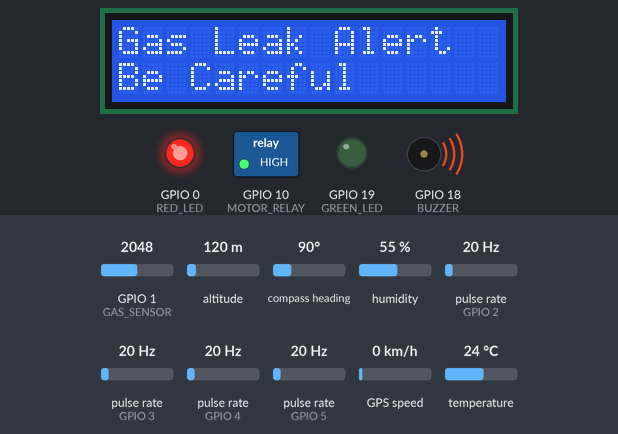
Bench run of a sketch on a simulated ESP32-C3. Parts: 16×2 character LCD, switched loads named in the sketch (green lamp = pin HIGH), output pins drawn as LEDs (lit = HIGH), buzzer (waves = sounding, pin HIGH). Wiring (inferred from the names in the program): 4 × pulse sensor: data GPIO 2 / data GPIO 3 / data GPIO 4 / data GPIO 5. Inputs (shaded band) come from the test bench; at power-on: GPIO 1 (GAS_SENSOR) = 2048, pulse rate (sensors on GPIO 2, GPIO 3, GPIO 4, GPIO 5) 20 Hz, compass heading 90°, altitude 120 m, humidity 55 %, GPS speed 0 km/h, temperature 24 °C. The GPS gets a fix after 3 s at 37.7749, -122.4194 with 8 satellites; what the sketch prints to the serial monitor is not drawn.

Above: at 3.2 s.
3.3 s: GPIO 1 (GAS_SENSOR) set to 1332
4.8 s: GPIO 1 (GAS_SENSOR) set to 1224
At 4.93 s:
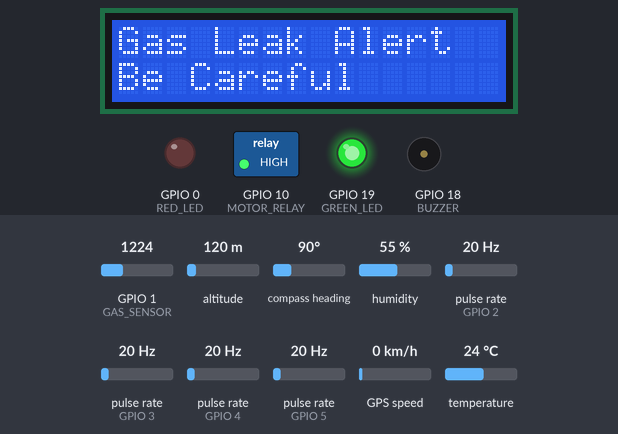
At 6.2 s:
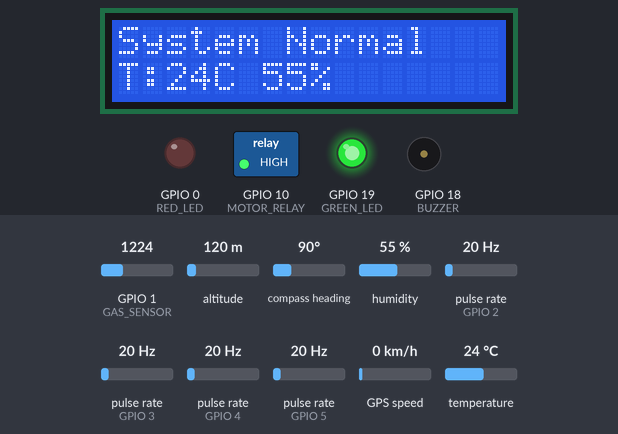
6.5 s: GPIO 1 (GAS_SENSOR) set to 3972
At 7.5 s:
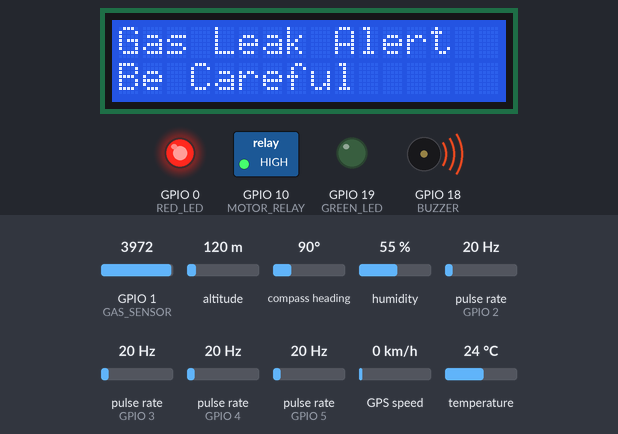
12.5 s: pulse rate (sensor on GPIO 2) set to 100 Hz
At 18.4 s:
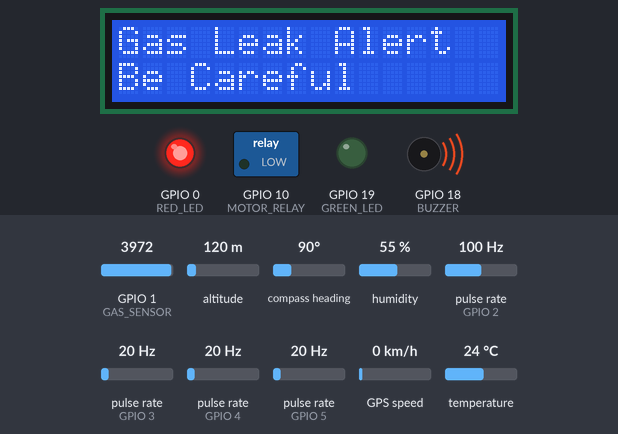
18.5 s: compass heading set to 269°
24.5 s: GPIO 1 (GAS_SENSOR) set to 960
Timing chart, 0 to 27.0 s (numbered marks = the images above; inputs shaded):
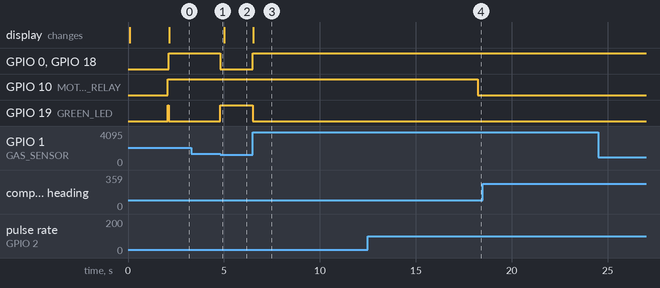

Measured:
- the behaviour switches between 1270 and 1269 on GPIO 1 (GAS_SENSOR) (found by bisection; images 0 and 1)
- after the input at 3.3 s, every drawn part: stays the same
- after the input at 4.8 s, GPIO 0 (RED_LED), GPIO 18 (BUZZER): HIGH → LOW at once; GPIO 19 (GREEN_LED): LOW → HIGH at once
- after the input at 6.5 s, GPIO 0 (RED_LED), GPIO 18 (BUZZER): LOW → HIGH at once; GPIO 19 (GREEN_LED): HIGH → LOW at once; the display: changes at once (image 3)
- after the input at 12.5 s, GPIO 10 (MOTOR_RELAY): HIGH → LOW after 5.7 s
- after the input at 18.5 s, every drawn part: stays the same
- after the input at 24.5 s, every drawn part: stays the same

The sketch:

leak_detector.ino
```cpp
// ======================================================
//        ESP32-C3 SuperMini Leakage Detection System
// ======================================================

// ================== Thinger.io ==================
#include <ThingerESP32.h>

#define USERNAME "jwoejrj"
#define DEVICE_ID "leak_detector"
#define DEVICE_CREDENTIAL "leak_detector"

// ================== WiFi ==================
#include <WiFi.h>

#define SSID "vivo T3 5g"
#define SSID_PASSWORD "mdg123456"

// ================== LCD ==================
#include <Wire.h>
#include <LiquidCrystal_I2C.h>

LiquidCrystal_I2C lcd(0x27, 16, 2);

// ================== DHT ==================
#include <DHT.h>

#define DHTPIN 6
#define DHTTYPE DHT11

DHT dht(DHTPIN, DHTTYPE);

// ================== GPS ==================
#include <TinyGPS++.h>
#include <HardwareSerial.h>

TinyGPSPlus gps;
HardwareSerial gpsSerial(1);

// ================== Objects ==================
ThingerESP32 thing(USERNAME, DEVICE_ID, DEVICE_CREDENTIAL);

// ================== Pin Definitions ==================

// Flow Sensors
#define FLOW1 2
#define FLOW2 3
#define FLOW3 4
#define FLOW4 5

// MQ6 Analog Pin
#define GAS_SENSOR 1

// Outputs
#define BUZZER 18
#define MOTOR_RELAY 10

#define GREEN_LED 19
#define RED_LED 0

// GPS Pins
#define GPS_RX 20
#define GPS_TX 21

// ================== Variables ==================

float latitude = 0.0;
float longitude = 0.0;

bool gpsSentOnce = false;
unsigned long lastGpsPush = 0;

// Flow Variables
volatile byte pulseCount1 = 0;
volatile byte pulseCount2 = 0;
volatile byte pulseCount3 = 0;
volatile byte pulseCount4 = 0;

float flow1 = 0;
float flow2 = 0;
float flow3 = 0;
float flow4 = 0;

float calibrationFactor = 6.0;

unsigned long prevMillis = 0;

// Leak Logic
unsigned long systemStartTime = 0;

bool leakageCheckReady = false;
bool leakTimerRunning = false;
bool leakageConfirmed = false;

unsigned long leakTimerStart = 0;

// ================== Interrupt Functions ==================

void IRAM_ATTR count1() {
  pulseCount1++;
}

void IRAM_ATTR count2() {
  pulseCount2++;
}

void IRAM_ATTR count3() {
  pulseCount3++;
}

void IRAM_ATTR count4() {
  pulseCount4++;
}

// ======================================================
//                        SETUP
// ======================================================

void setup() {

  Serial.begin(115200);

  // LCD
  lcd.init();
  lcd.backlight();

  lcd.setCursor(0, 0);
  lcd.print("System Starting");

  delay(2000);

  // DHT
  dht.begin();

  // Flow Sensors
  pinMode(FLOW1, INPUT_PULLUP);
  pinMode(FLOW2, INPUT_PULLUP);
  pinMode(FLOW3, INPUT_PULLUP);
  pinMode(FLOW4, INPUT_PULLUP);

  attachInterrupt(digitalPinToInterrupt(FLOW1), count1, FALLING);
  attachInterrupt(digitalPinToInterrupt(FLOW2), count2, FALLING);
  attachInterrupt(digitalPinToInterrupt(FLOW3), count3, FALLING);
  attachInterrupt(digitalPinToInterrupt(FLOW4), count4, FALLING);

  // Outputs
  pinMode(BUZZER, OUTPUT);
  pinMode(MOTOR_RELAY, OUTPUT);

  pinMode(GREEN_LED, OUTPUT);
  pinMode(RED_LED, OUTPUT);

  pinMode(GAS_SENSOR, INPUT);

  // Initial State
  digitalWrite(BUZZER, LOW);

  digitalWrite(MOTOR_RELAY, HIGH);

  digitalWrite(GREEN_LED, HIGH);
  digitalWrite(RED_LED, LOW);

  // GPS UART
  gpsSerial.begin(9600, SERIAL_8N1, GPS_RX, GPS_TX);

  // WiFi
  thing.add_wifi(SSID, SSID_PASSWORD);

  // ================== Thinger Resources ==================

  thing["flow1"] >> [](pson &out) {
    out = flow1;
  };

  thing["flow2"] >> [](pson &out) {
    out = flow2;
  };

  thing["flow3"] >> [](pson &out) {
    out = flow3;
  };

  thing["flow4"] >> [](pson &out) {
    out = flow4;
  };

  thing["temperature"] >> [](pson &out) {
    out = dht.readTemperature();
  };

  thing["humidity"] >> [](pson &out) {
    out = dht.readHumidity();
  };

  thing["gas"] >> [](pson &out) {
    out = map(analogRead(GAS_SENSOR), 0, 4095, 0, 100);
  };

  thing["location"] >> [](pson &out) {

    out["latitude"] = latitude;
    out["longitude"] = longitude;
  };

  systemStartTime = millis();
}

// ======================================================
//                         LOOP
// ======================================================

void loop() {

  thing.handle();

  readGPS();

  updateFlow();

  checkLeaks();

  streamData();
}

// ======================================================
//                      GPS FUNCTION
// ======================================================

void readGPS() {

  while (gpsSerial.available()) {

    gps.encode(gpsSerial.read());
  }

  if (gps.location.isValid()) {

    latitude = gps.location.lat();
    longitude = gps.location.lng();

    if (!gpsSentOnce || millis() - lastGpsPush > 60000) {

      thing.stream("location");

      gpsSentOnce = true;

      lastGpsPush = millis();

      Serial.println("GPS Location Sent");
    }
  }
}

// ======================================================
//                   FLOW CALCULATION
// ======================================================

void updateFlow() {

  unsigned long currentMillis = millis();

  if (currentMillis - prevMillis >= 1000) {

    noInterrupts();

    flow1 = (1000.0 / (currentMillis - prevMillis)) * pulseCount1 / calibrationFactor;

    flow2 = (1000.0 / (currentMillis - prevMillis)) * pulseCount2 / calibrationFactor;

    flow3 = (1000.0 / (currentMillis - prevMillis)) * pulseCount3 / calibrationFactor;

    flow4 = (1000.0 / (currentMillis - prevMillis)) * pulseCount4 / calibrationFactor;

    pulseCount1 = 0;
    pulseCount2 = 0;
    pulseCount3 = 0;
    pulseCount4 = 0;

    prevMillis = currentMillis;

    interrupts();

    Serial.printf(
      "F1: %.2f | F2: %.2f | F3: %.2f | F4: %.2f\n",
      flow1,
      flow2,
      flow3,
      flow4
    );
  }
}

// ======================================================
//                   LEAK DETECTION
// ======================================================

void checkLeaks() {

  // Delay Leak Detection at Startup
  if (!leakageCheckReady && millis() - systemStartTime >= 10000) {

    leakageCheckReady = true;

    Serial.println("Leak Detection Active");
  }

  float temp = dht.readTemperature();
  float hum = dht.readHumidity();

  int gas = map(analogRead(GAS_SENSOR), 0, 4095, 0, 100);

  bool leak1 = false;
  bool leak2 = false;

  bool gasLeak = gas > 30;

  if (leakageCheckReady) {

    leak1 = (flow1 > flow2 && flow1 > 1);

    leak2 = (flow3 > flow4 && flow3 > 1);
  }

  // ================== Fluid Leakage ==================

  if ((leak1 || leak2) && !leakageConfirmed) {

    if (!leakTimerRunning) {

      leakTimerRunning = true;

      leakTimerStart = millis();

    } else if (millis() - leakTimerStart >= 5000) {

      leakageConfirmed = true;

      digitalWrite(MOTOR_RELAY, LOW);

      digitalWrite(BUZZER, HIGH);

      digitalWrite(GREEN_LED, LOW);
      digitalWrite(RED_LED, HIGH);

      lcd.clear();

      lcd.setCursor(0, 0);
      lcd.print("Leak Detected");

      lcd.setCursor(0, 1);
      lcd.print("Motor OFF");

      Serial.println("Fluid Leakage Detected");
    }

  } else if (!leak1 && !leak2) {

    leakTimerRunning = false;

    leakTimerStart = 0;
  }

  // ================== Gas Leakage ==================

  if (gasLeak) {

    digitalWrite(BUZZER, HIGH);

    digitalWrite(GREEN_LED, LOW);
    digitalWrite(RED_LED, HIGH);

    lcd.clear();

    lcd.setCursor(0, 0);
    lcd.print("Gas Leak Alert");

    lcd.setCursor(0, 1);
    lcd.print("Be Careful");

    Serial.println("Gas Leakage Detected");
  }

  // ================== Normal Condition ==================

  if (!leakageConfirmed && !gasLeak) {

    digitalWrite(MOTOR_RELAY, HIGH);

    digitalWrite(BUZZER, LOW);

    digitalWrite(GREEN_LED, HIGH);
    digitalWrite(RED_LED, LOW);

    static unsigned long lastDisplay = 0;

    if (millis() - lastDisplay > 5000) {

      lcd.clear();

      lcd.setCursor(0, 0);
      lcd.print("System Normal");

      lcd.setCursor(0, 1);

      lcd.print("T:");
      lcd.print((int)temp);

      lcd.print("C ");

      lcd.print((int)hum);

      lcd.print("%");

      lastDisplay = millis();
    }
  }
}

// ======================================================
//                 STREAM DATA FUNCTION
// ======================================================

void streamData() {

  static unsigned long lastStream = 0;

  if (millis() - lastStream >= 5000) {

    thing.stream("temperature");

    thing.stream("humidity");

    thing.stream("gas");

    thing.stream("flow1");
    thing.stream("flow2");
    thing.stream("flow3");
    thing.stream("flow4");

    lastStream = millis();
  }
}
```
